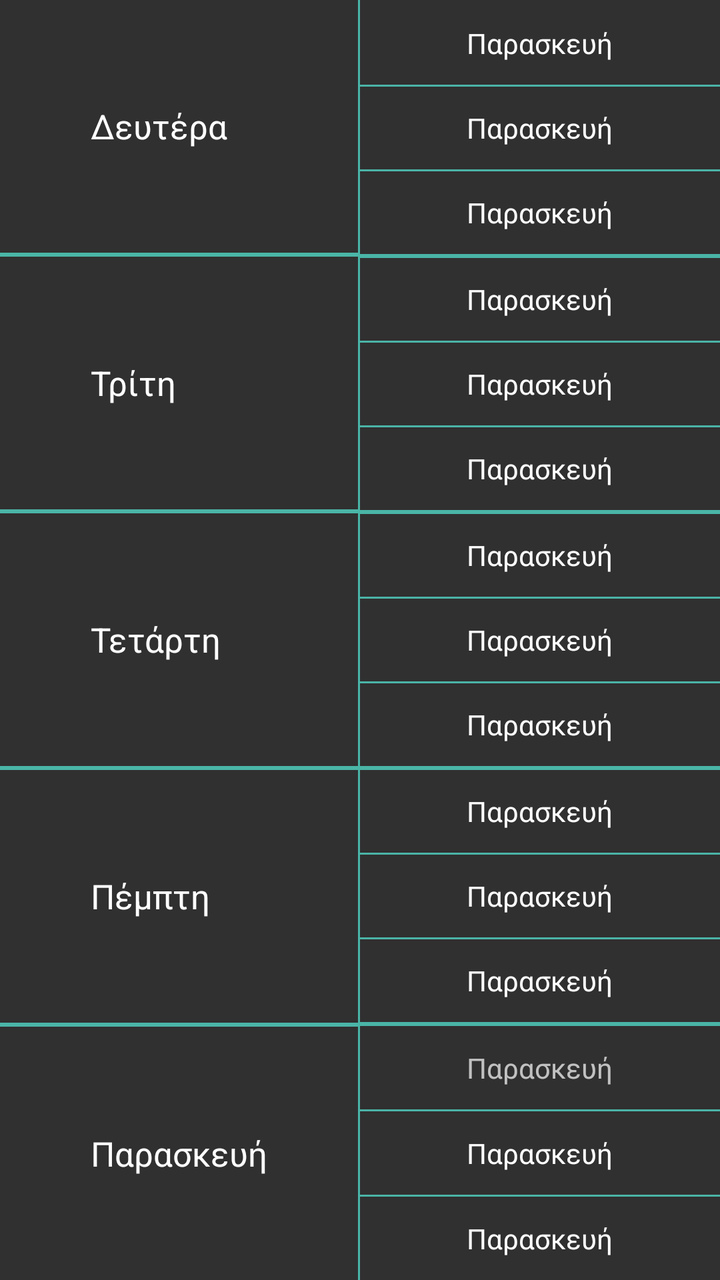
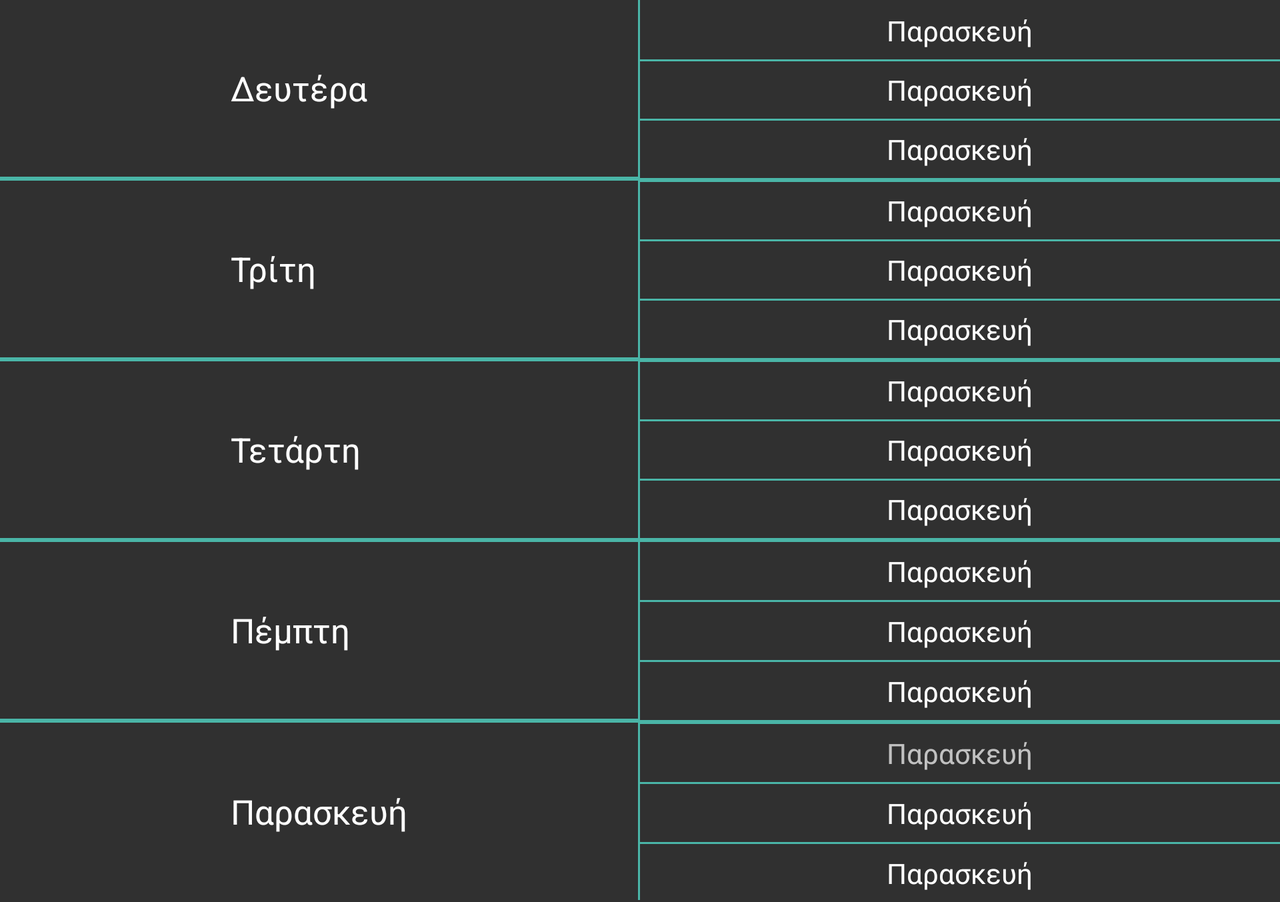

One screen, two layout resources from the same app: the default and the repository's alternative for another configuration. Each is rendered where Android would select it; the XML of both is given below.
<!-- AndroidManifest.xml: application theme NotesTheme -->
<!-- res/layout/fragment_prog.xml -->
<?xml version="1.0" encoding="utf-8"?>

<LinearLayout xmlns:android="http://schemas.android.com/apk/res/android"
    android:orientation="horizontal" android:layout_width="match_parent"
    android:layout_height="match_parent"
    android:weightSum="2">

    <TableLayout
        android:layout_width="0dp"
        android:layout_height="match_parent"
        android:id="@+id/tt"
        android:layout_weight="1"
        android:background="@color/light_blue">

        <TableRow
            android:layout_width="match_parent"
            android:layout_height="match_parent"
            android:layout_weight="1"
            android:background="@color/theme_back"
            android:layout_marginRight="1dp"
            android:layout_marginEnd="1dp"
            android:layout_marginBottom="2dp"
            android:gravity="center">
            <TextView
                android:layout_width="wrap_content"
                android:layout_height="wrap_content"
                android:textSize="17sp"
                android:text="Δευτέρα"
                android:textColor="@color/white"/>
        </TableRow>

        <TableRow
            android:layout_width="match_parent"
            android:layout_height="match_parent"
            android:layout_weight="1"
            android:background="@color/theme_back"
            android:layout_marginRight="1dp"
            android:layout_marginEnd="1dp"
            android:layout_marginBottom="2dp"
            android:gravity="center">
            <TextView
                android:layout_width="wrap_content"
                android:layout_height="wrap_content"
                android:text="Τρίτη"
                android:textSize="17sp"
                android:textColor="@color/white"/>
        </TableRow>

        <TableRow
            android:layout_width="match_parent"
            android:layout_height="match_parent"
            android:layout_weight="1"
            android:background="@color/theme_back"
            android:layout_marginRight="1dp"
            android:layout_marginBottom="2dp"
            android:layout_marginEnd="1dp"
            android:gravity="center">
            <TextView
                android:layout_width="wrap_content"
                android:layout_height="wrap_content"
                android:text="Τετάρτη"
                android:textSize="17sp"
                android:textColor="@color/white"/>
        </TableRow>

        <TableRow
            android:layout_width="match_parent"
            android:layout_height="match_parent"
            android:layout_weight="1"
            android:background="@color/theme_back"
            android:layout_marginRight="1dp"
            android:layout_marginBottom="2dp"
            android:layout_marginEnd="1dp"
            android:gravity="center">
            <TextView
                android:layout_width="wrap_content"
                android:layout_height="wrap_content"
                android:text="Πέμπτη"
                android:textSize="17sp"
                android:textColor="@color/white"/>
        </TableRow>

        <TableRow
            android:layout_width="match_parent"
            android:layout_height="match_parent"
            android:layout_weight="1"
            android:background="@color/theme_back"
            android:layout_marginRight="1dp"
            android:gravity="center">
            <TextView
                android:layout_width="wrap_content"
                android:layout_height="wrap_content"
                android:text="Παρασκευή"
                android:textSize="17sp"
                android:textColor="@color/white"/>
        </TableRow>
    </TableLayout>

    <TableLayout
        android:layout_width="0dp"
        android:layout_height="match_parent"
        android:layout_weight="1"
        android:id="@+id/tt2"
        android:background="@color/light_blue"
        android:layout_marginTop="1dp">

        <TableRow android:layout_width="match_parent"
            android:layout_height="match_parent"
            android:layout_weight="1"
            android:gravity="center"
            android:background="@color/theme_back"
            android:layout_marginBottom="1dp">
            <TextView
                android:layout_width="wrap_content"
                android:layout_height="wrap_content"
                android:text="Παρασκευή"
                android:textColor="@color/white"
                android:layout_gravity="center"/>
        </TableRow>

        <TableRow android:layout_width="match_parent"
            android:layout_height="match_parent"
            android:layout_weight="1"
            android:gravity="center"
            android:background="@color/theme_back"
            android:layout_marginBottom="1dp">
            <TextView
                android:layout_width="wrap_content"
                android:layout_height="wrap_content"
                android:text="Παρασκευή"
                android:textColor="@color/white"
                android:layout_gravity="center"/>
        </TableRow>

        <TableRow android:layout_width="match_parent"
            android:layout_height="match_parent"
            android:layout_weight="1"
            android:gravity="center"
            android:background="@color/theme_back"
            android:layout_marginBottom="2dp">
            <TextView
                android:layout_width="wrap_content"
                android:layout_height="wrap_content"
                android:text="Παρασκευή"
                android:textColor="@color/white"
                android:layout_gravity="center"/>
        </TableRow>

        <TableRow android:layout_width="match_parent"
            android:layout_height="match_parent"
            android:layout_weight="1"
            android:gravity="center"
            android:background="@color/theme_back"
            android:layout_marginBottom="1dp">
            <TextView
                android:layout_width="wrap_content"
                android:layout_height="wrap_content"
                android:text="Παρασκευή"
                android:textColor="@color/white"
                android:layout_gravity="center"/>
        </TableRow>

        <TableRow android:layout_width="match_parent"
            android:layout_height="match_parent"
            android:layout_weight="1"
            android:gravity="center"
            android:background="@color/theme_back"
            android:layout_marginBottom="1dp">
            <TextView
                android:layout_width="wrap_content"
                android:layout_height="wrap_content"
                android:text="Παρασκευή"
                android:textColor="@color/white"
                android:layout_gravity="center"/>
        </TableRow>

        <TableRow android:layout_width="match_parent"
            android:layout_height="match_parent"
            android:layout_weight="1"
            android:gravity="center"
            android:background="@color/theme_back"
            android:layout_marginBottom="2dp">
            <TextView
                android:layout_width="wrap_content"
                android:layout_height="wrap_content"
                android:text="Παρασκευή"
                android:textColor="@color/white"
                android:layout_gravity="center"/>
        </TableRow>

        <TableRow android:layout_width="match_parent"
            android:layout_height="match_parent"
            android:layout_weight="1"
            android:gravity="center"
            android:background="@color/theme_back"
            android:layout_marginBottom="1dp">
            <TextView
                android:layout_width="wrap_content"
                android:layout_height="wrap_content"
                android:text="Παρασκευή"
                android:textColor="@color/white"
                android:layout_gravity="center"/>
        </TableRow>

        <TableRow android:layout_width="match_parent"
            android:layout_height="match_parent"
            android:layout_weight="1"
            android:gravity="center"
            android:background="@color/theme_back"
            android:layout_marginBottom="1dp">
            <TextView
                android:layout_width="wrap_content"
                android:layout_height="wrap_content"
                android:text="Παρασκευή"
                android:textColor="@color/white"
                android:layout_gravity="center"/>
        </TableRow>

        <TableRow android:layout_width="match_parent"
            android:layout_height="match_parent"
            android:layout_weight="1"
            android:gravity="center"
            android:background="@color/theme_back"
            android:layout_marginBottom="2dp">
            <TextView
                android:layout_width="wrap_content"
                android:layout_height="wrap_content"
                android:text="Παρασκευή"
                android:textColor="@color/white"
                android:layout_gravity="center"/>
        </TableRow>

        <TableRow android:layout_width="match_parent"
            android:layout_height="match_parent"
            android:layout_weight="1"
            android:gravity="center"
            android:background="@color/theme_back"
            android:layout_marginBottom="1dp">
            <TextView
                android:layout_width="wrap_content"
                android:layout_height="wrap_content"
                android:text="Παρασκευή"
                android:textColor="@color/white"
                android:layout_gravity="center"/>
        </TableRow>

        <TableRow android:layout_width="match_parent"
            android:layout_height="match_parent"
            android:layout_weight="1"
            android:gravity="center"
            android:background="@color/theme_back"
            android:layout_marginBottom="1dp">
            <TextView
                android:layout_width="wrap_content"
                android:layout_height="wrap_content"
                android:text="Παρασκευή"
                android:textColor="@color/white"
                android:layout_gravity="center"/>
        </TableRow>

        <TableRow android:layout_width="match_parent"
            android:layout_height="match_parent"
            android:layout_weight="1"
            android:gravity="center"
            android:background="@color/theme_back"
            android:layout_marginBottom="2dp">
            <TextView
                android:layout_width="wrap_content"
                android:layout_height="wrap_content"
                android:text="Παρασκευή"
                android:textColor="@color/white"
                android:layout_gravity="center"/>
        </TableRow>

        <TableRow android:layout_width="match_parent"
            android:layout_height="match_parent"
            android:layout_weight="1"
            android:gravity="center"
            android:background="@color/theme_back"
            android:layout_marginBottom="1dp">
            <TextView
                android:layout_width="wrap_content"
                android:layout_height="wrap_content"
                android:text="Παρασκευή"
                android:layout_gravity="center"/>
        </TableRow>

        <TableRow android:layout_width="match_parent"
            android:layout_height="match_parent"
            android:layout_weight="1"
            android:gravity="center"
            android:background="@color/theme_back"
            android:layout_marginBottom="1dp">
            <TextView
                android:layout_width="wrap_content"
                android:layout_height="wrap_content"
                android:text="Παρασκευή"
                android:textColor="@color/white"
                android:layout_gravity="center"/>
        </TableRow>

        <TableRow android:layout_width="match_parent"
            android:layout_height="match_parent"
            android:layout_weight="1"
            android:gravity="center"
            android:background="@color/theme_back">
            <TextView
                android:layout_width="wrap_content"
                android:layout_height="wrap_content"
                android:text="Παρασκευή"
                android:textColor="@color/white"
                android:layout_gravity="center"/>
        </TableRow>

    </TableLayout>

</LinearLayout>
<!-- resources referenced by this layout -->
<resources>
  <color name="light_blue">#4AB5A7</color>
  <color name="theme_back">#303030</color>
  <color name="white">#ffffff</color>
  <style name="NotesTheme" parent="Theme.AppCompat.NoActionBar">
          <item name="android:colorBackground">@color/background_material_dark</item>
          <item name="android:textColorPrimary">@color/white</item>
      </style>
</resources>
<!-- res/layout-land/fragment_prog.xml (the repository's variant of the layout above) -->
<!-- drawn on the phone turned sideways -->
<?xml version="1.0" encoding="utf-8"?>
<ScrollView xmlns:android="http://schemas.android.com/apk/res/android"
    android:layout_width="match_parent"
    android:layout_height="wrap_content">

    <LinearLayout
        android:layout_width="match_parent"
        android:layout_height="wrap_content"
        android:orientation="horizontal"
        android:baselineAligned="false">

        <TableLayout
            android:id="@+id/tt"
            android:layout_width="0dp"
            android:layout_height="450dp"
            android:layout_weight="1"
            android:background="@color/light_blue">

            <TableRow
                android:layout_width="match_parent"
                android:layout_height="match_parent"
                android:layout_marginBottom="2dp"
                android:layout_marginEnd="1dp"
                android:layout_marginRight="1dp"
                android:layout_weight="1"
                android:background="@color/theme_back"
                android:gravity="center">

                <TextView
                    android:layout_width="wrap_content"
                    android:layout_height="wrap_content"
                    android:text="Δευτέρα"
                    android:textSize="17sp"
                    android:textColor="@color/white" />
            </TableRow>

            <TableRow
                android:layout_width="match_parent"
                android:layout_height="match_parent"
                android:layout_marginBottom="2dp"
                android:layout_marginEnd="1dp"
                android:layout_marginRight="1dp"
                android:layout_weight="1"
                android:background="@color/theme_back"
                android:gravity="center">

                <TextView
                    android:layout_width="wrap_content"
                    android:layout_height="wrap_content"
                    android:text="Τρίτη"
                    android:textSize="17sp"
                    android:textColor="@color/white" />
            </TableRow>

            <TableRow
                android:layout_width="match_parent"
                android:layout_height="match_parent"
                android:layout_marginBottom="2dp"
                android:layout_marginEnd="1dp"
                android:layout_marginRight="1dp"
                android:layout_weight="1"
                android:background="@color/theme_back"
                android:gravity="center">

                <TextView
                    android:layout_width="wrap_content"
                    android:layout_height="wrap_content"
                    android:text="Τετάρτη"
                    android:textSize="17sp"
                    android:textColor="@color/white" />
            </TableRow>

            <TableRow
                android:layout_width="match_parent"
                android:layout_height="match_parent"
                android:layout_marginBottom="2dp"
                android:layout_marginEnd="1dp"
                android:layout_marginRight="1dp"
                android:layout_weight="1"
                android:background="@color/theme_back"
                android:gravity="center">

                <TextView
                    android:layout_width="wrap_content"
                    android:layout_height="wrap_content"
                    android:text="Πέμπτη"
                    android:textSize="17sp"
                    android:textColor="@color/white" />
            </TableRow>

            <TableRow
                android:layout_width="match_parent"
                android:layout_height="match_parent"
                android:layout_marginRight="1dp"
                android:layout_weight="1"
                android:background="@color/theme_back"
                android:gravity="center">

                <TextView
                    android:layout_width="wrap_content"
                    android:layout_height="wrap_content"
                    android:text="Παρασκευή"
                    android:textSize="17sp"
                    android:textColor="@color/white" />
            </TableRow>
        </TableLayout>

        <TableLayout
            android:id="@+id/tt2"
            android:layout_width="0dp"
            android:layout_height="450dp"
            android:layout_marginTop="1dp"
            android:layout_weight="1"
            android:background="@color/light_blue">

            <TableRow
                android:layout_width="match_parent"
                android:layout_height="match_parent"
                android:layout_marginBottom="1dp"
                android:layout_weight="1"
                android:background="@color/theme_back"
                android:gravity="center">

                <TextView
                    android:layout_width="wrap_content"
                    android:layout_height="wrap_content"
                    android:layout_gravity="center"
                    android:text="Παρασκευή"
                    android:textColor="@color/white" />
            </TableRow>

            <TableRow
                android:layout_width="match_parent"
                android:layout_height="match_parent"
                android:layout_marginBottom="1dp"
                android:layout_weight="1"
                android:background="@color/theme_back"
                android:gravity="center">

                <TextView
                    android:layout_width="wrap_content"
                    android:layout_height="wrap_content"
                    android:layout_gravity="center"
                    android:text="Παρασκευή"
                    android:textColor="@color/white" />
            </TableRow>

            <TableRow
                android:layout_width="match_parent"
                android:layout_height="match_parent"
                android:layout_marginBottom="2dp"
                android:layout_weight="1"
                android:background="@color/theme_back"
                android:gravity="center">

                <TextView
                    android:layout_width="wrap_content"
                    android:layout_height="wrap_content"
                    android:layout_gravity="center"
                    android:text="Παρασκευή"
                    android:textColor="@color/white" />
            </TableRow>

            <TableRow
                android:layout_width="match_parent"
                android:layout_height="match_parent"
                android:layout_marginBottom="1dp"
                android:layout_weight="1"
                android:background="@color/theme_back"
                android:gravity="center">

                <TextView
                    android:layout_width="wrap_content"
                    android:layout_height="wrap_content"
                    android:layout_gravity="center"
                    android:text="Παρασκευή"
                    android:textColor="@color/white" />
            </TableRow>

            <TableRow
                android:layout_width="match_parent"
                android:layout_height="match_parent"
                android:layout_marginBottom="1dp"
                android:layout_weight="1"
                android:background="@color/theme_back"
                android:gravity="center">

                <TextView
                    android:layout_width="wrap_content"
                    android:layout_height="wrap_content"
                    android:layout_gravity="center"
                    android:text="Παρασκευή"
                    android:textColor="@color/white" />
            </TableRow>

            <TableRow
                android:layout_width="match_parent"
                android:layout_height="match_parent"
                android:layout_marginBottom="2dp"
                android:layout_weight="1"
                android:background="@color/theme_back"
                android:gravity="center">

                <TextView
                    android:layout_width="wrap_content"
                    android:layout_height="wrap_content"
                    android:layout_gravity="center"
                    android:text="Παρασκευή"
                    android:textColor="@color/white" />
            </TableRow>

            <TableRow
                android:layout_width="match_parent"
                android:layout_height="match_parent"
                android:layout_marginBottom="1dp"
                android:layout_weight="1"
                android:background="@color/theme_back"
                android:gravity="center">

                <TextView
                    android:layout_width="wrap_content"
                    android:layout_height="wrap_content"
                    android:layout_gravity="center"
                    android:text="Παρασκευή"
                    android:textColor="@color/white" />
            </TableRow>

            <TableRow
                android:layout_width="match_parent"
                android:layout_height="match_parent"
                android:layout_marginBottom="1dp"
                android:layout_weight="1"
                android:background="@color/theme_back"
                android:gravity="center">

                <TextView
                    android:layout_width="wrap_content"
                    android:layout_height="wrap_content"
                    android:layout_gravity="center"
                    android:text="Παρασκευή"
                    android:textColor="@color/white" />
            </TableRow>

            <TableRow
                android:layout_width="match_parent"
                android:layout_height="match_parent"
                android:layout_marginBottom="2dp"
                android:layout_weight="1"
                android:background="@color/theme_back"
                android:gravity="center">

                <TextView
                    android:layout_width="wrap_content"
                    android:layout_height="wrap_content"
                    android:layout_gravity="center"
                    android:text="Παρασκευή"
                    android:textColor="@color/white" />
            </TableRow>

            <TableRow
                android:layout_width="match_parent"
                android:layout_height="match_parent"
                android:layout_marginBottom="1dp"
                android:layout_weight="1"
                android:background="@color/theme_back"
                android:gravity="center">

                <TextView
                    android:layout_width="wrap_content"
                    android:layout_height="wrap_content"
                    android:layout_gravity="center"
                    android:text="Παρασκευή"
                    android:textColor="@color/white" />
            </TableRow>

            <TableRow
                android:layout_width="match_parent"
                android:layout_height="match_parent"
                android:layout_marginBottom="1dp"
                android:layout_weight="1"
                android:background="@color/theme_back"
                android:gravity="center">

                <TextView
                    android:layout_width="wrap_content"
                    android:layout_height="wrap_content"
                    android:layout_gravity="center"
                    android:text="Παρασκευή"
                    android:textColor="@color/white" />
            </TableRow>

            <TableRow
                android:layout_width="match_parent"
                android:layout_height="match_parent"
                android:layout_marginBottom="2dp"
                android:layout_weight="1"
                android:background="@color/theme_back"
                android:gravity="center">

                <TextView
                    android:layout_width="wrap_content"
                    android:layout_height="wrap_content"
                    android:layout_gravity="center"
                    android:text="Παρασκευή"
                    android:textColor="@color/white" />
            </TableRow>

            <TableRow
                android:layout_width="match_parent"
                android:layout_height="match_parent"
                android:layout_marginBottom="1dp"
                android:layout_weight="1"
                android:background="@color/theme_back"
                android:gravity="center">

                <TextView
                    android:layout_width="wrap_content"
                    android:layout_height="wrap_content"
                    android:layout_gravity="center"
                    android:text="Παρασκευή" />
            </TableRow>

            <TableRow
                android:layout_width="match_parent"
                android:layout_height="match_parent"
                android:layout_marginBottom="1dp"
                android:layout_weight="1"
                android:background="@color/theme_back"
                android:gravity="center">

                <TextView
                    android:layout_width="wrap_content"
                    android:layout_height="wrap_content"
                    android:layout_gravity="center"
                    android:text="Παρασκευή"
                    android:textColor="@color/white" />
            </TableRow>

            <TableRow
                android:layout_width="match_parent"
                android:layout_height="match_parent"
                android:layout_weight="1"
                android:background="@color/theme_back"
                android:gravity="center">

                <TextView
                    android:layout_width="wrap_content"
                    android:layout_height="wrap_content"
                    android:layout_gravity="center"
                    android:text="Παρασκευή"
                    android:textColor="@color/white" />
            </TableRow>

        </TableLayout>



    </LinearLayout>


</ScrollView>
